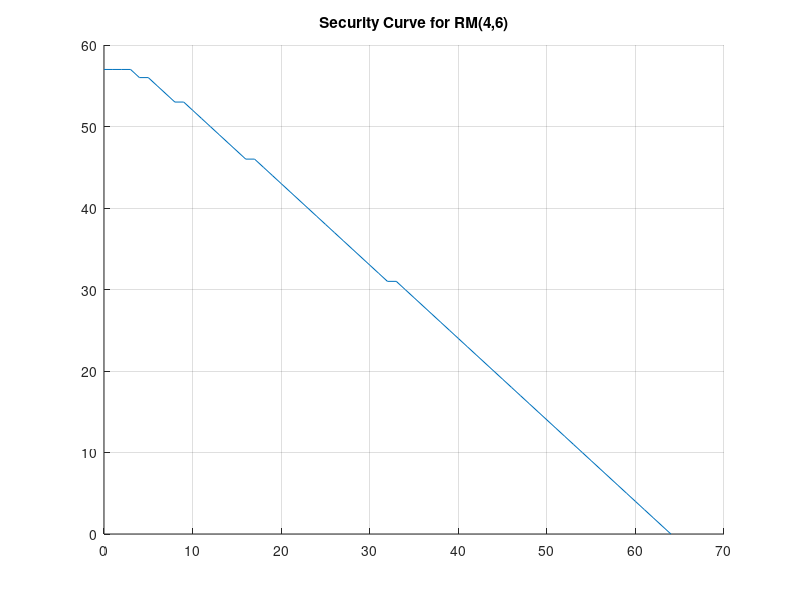

Here is the MATLAB script that generated this plot:
close all;
for m = 6 : 6
    figure();
    for r = 4 : 4
        if r < m
            n = 2^m;
            k = 0;
            for i = 0 : r
                k = k + nchoosek(m,i);
            end
            genvals = zeros(1,m);
            for numarrays = 1 : m
                genvals(1,numarrays) = 2^(numarrays - 1);
            end
            finalvals = n;
            for numcombos = 1:r
                combos = nchoosek(genvals(1,:),numcombos);
                [rows columns] = size(combos);
                for index = 1:rows
                    combossum = sum(combos(index,:));
                    finalvals = [finalvals 2^m-combossum];
                end
            end
            finalvals = sort(finalvals);
            
            weightsindex = 1;
            X = zeros(1,n+1);
            for xvals = 0 : n
                X(1,xvals + 1) = xvals;
            end
            Y = zeros(1,n+1);
            yval = k;
            index = 1;
            for yvals = 1 : n +1
                if yvals <= finalvals(1,index)
                    Y(1, yvals) = yval;
                else
                    yval = yval - 1;
                    Y(1, yvals) = yval;
                    index = index + 1;
                end
            end
            
            hold on
            plot(X,Y);
            grid on;
            title(['Security Curve for RM(' num2str(r) ',' num2str(m) ')']);
        end
    end
    hold off
end